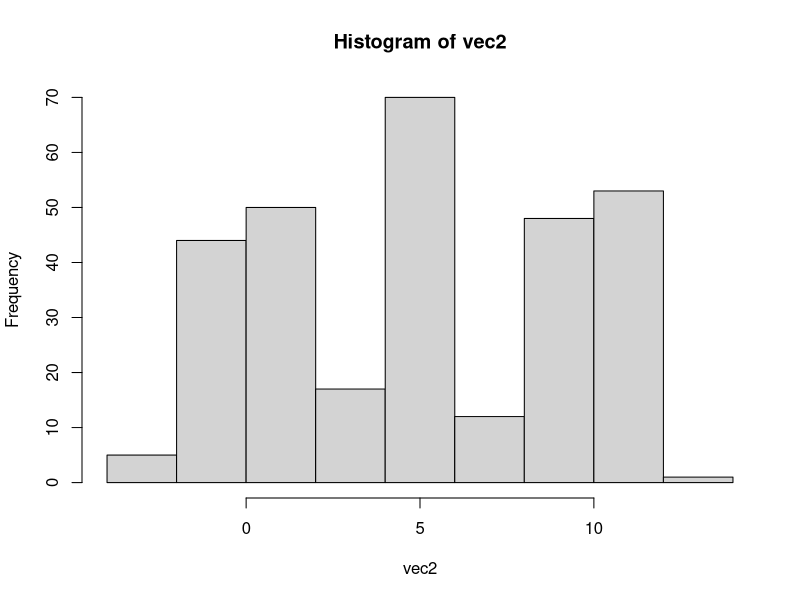
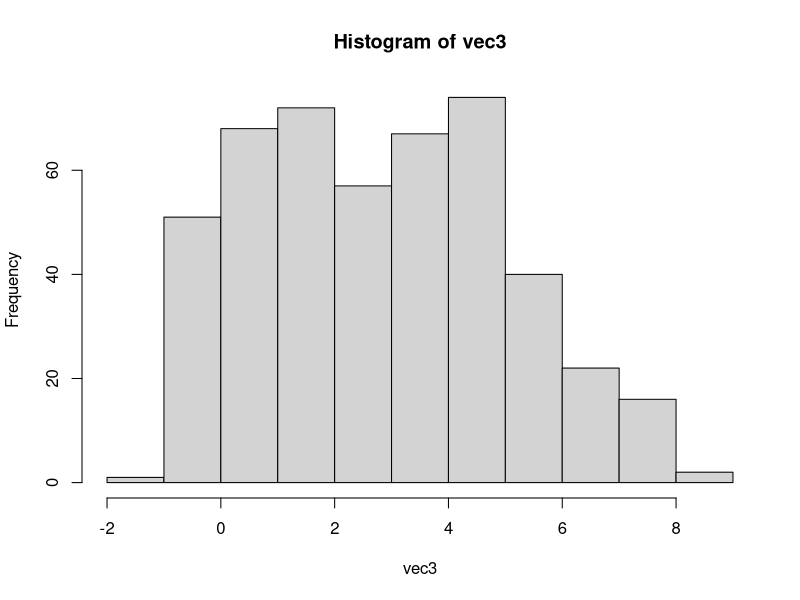

Reproduce these figures in R, in order.


#diptest package
library(diptest)
vec<-rnorm(200000, mean=0, sd=9)

#calculates the dip statistic
dip(vec,full.result = TRUE, min.is.0 = TRUE)

#to actually do the dip test
dip.test(vec, simulate.p.value=FALSE, B=1000)
#a p-value > 0.05 is suggestive of a unimodal dist

#let's make a crazy example
vec1<-c(rnorm(100, mean=0, sd=1), rnorm(100, mean=12, sd=3), rexp(100,0.1))
dip.test(vec1, simulate.p.value=FALSE, B=1000)

#another one
vec2<-c(rnorm(100,mean=0, sd=1),rnorm(100,mean=10, sd=1),rnorm(100,mean=5, sd=1))
hist(vec2)
dip.test(vec2, simulate.p.value=FALSE, B=1000)

#let's do something a bit more subtle
vec3<-c(rnorm(100,mean=0, sd=1/2),rnorm(170,mean=2, sd=1),rnorm(100,mean=4, sd=1/2),rnorm(100,mean=6, sd=1))
hist(vec3)
dip.test(vec3, simulate.p.value=FALSE, B=1000)


#Note - the dip test is extremeley sensitive to small modes that economists might just chalk up to noise
#ex: 

run_dip <- function( log, boot) {
  result<-0
  d<-dip.test(c(rnorm(100,mean=0, sd=1/2),rnorm(170,mean=2, sd=1),rnorm(100,mean=4, sd=1/2),rnorm(100,mean=6, sd=1)), simulate.p.value=log, B=boot)$p.value
  if (d<0.05) {
    result<-result+1
  } else {
    result<-result
  }
  return(result)
}

sum(replicate(10000,run_dip(FALSE, 1000)))/10000 #0.4481, so pretty sensitive to mild nodes

#this could be an issue for the time series data
